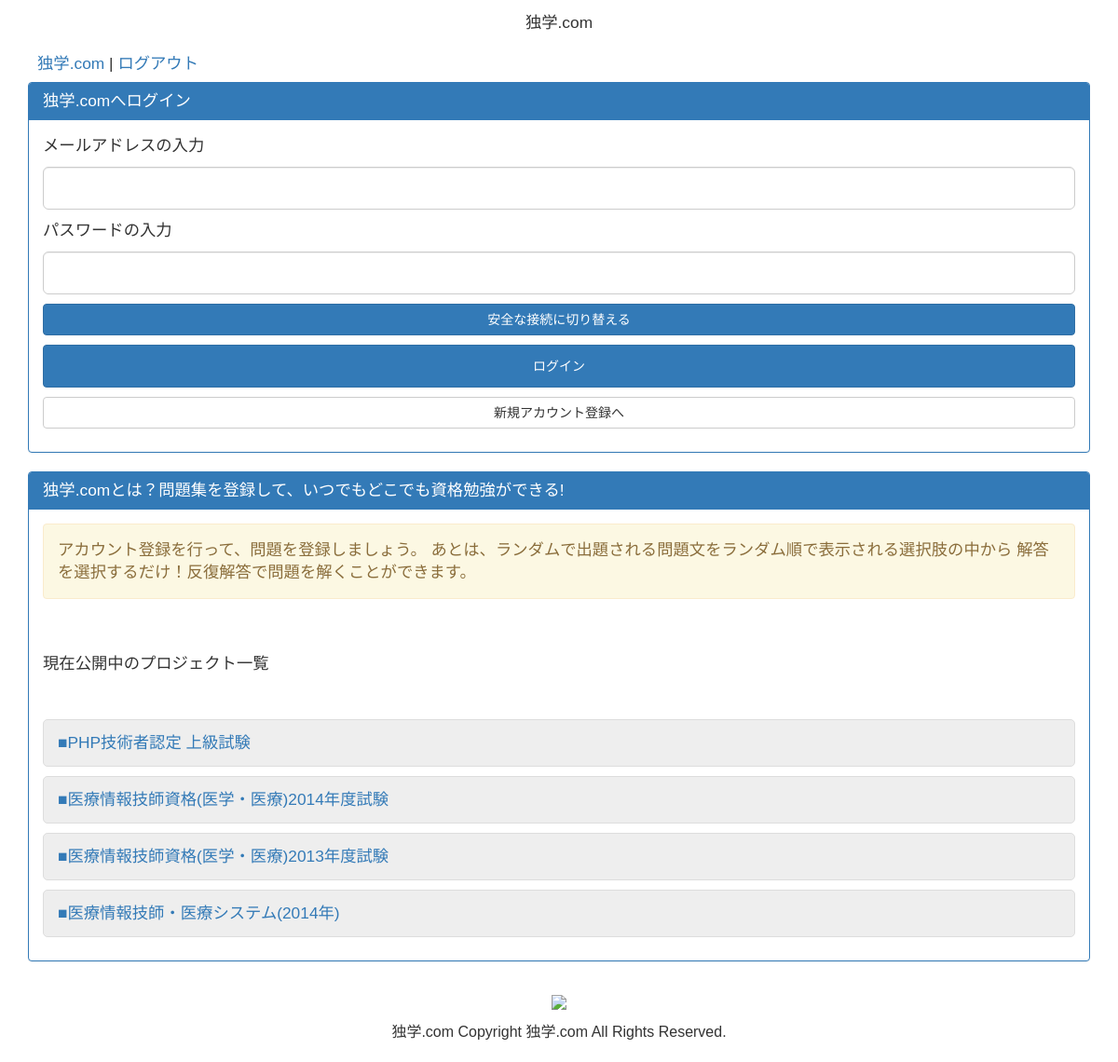
The page / on the database its author committed.
### tables this page shows
CREATE TABLE `project_table` (
  `project_id` bigint(20) unsigned NOT NULL AUTO_INCREMENT,
  `project_name` varchar(255) NOT NULL,
  `project_public_flag` int(11) NOT NULL DEFAULT '0' COMMENT 'projectの一般公開フラグ',
  `user_id` int(11) unsigned NOT NULL,
  `create_time` timestamp NOT NULL DEFAULT CURRENT_TIMESTAMP,
  `update_time` timestamp NOT NULL DEFAULT '0000-00-00 00:00:00',
  `delete_flag` int(11) unsigned NOT NULL DEFAULT '0' COMMENT 'projectの削除フラグ \r\n0 => 生存中\r\n1 => 削除中',
  PRIMARY KEY (`project_id`)
);

### application/controllers/Top.php (called while the page is built, shortened)
<?php
class Top extends CI_Controller {
    public function __construct()
    {
        $this->load->database();
        $this->load->library("session");
        $this->load->model('Project');
        $this->load->helper("url");
        $this->data = [];
        $this->data["mainHeader"] = "独学.com";
        $this->data["title"] = "独学.com";
        $this->data["footer"] = "独学.com Copyright 独学.com All Rights Reserved.";
        $this->data["https"] = $this->input->server("HTTPS");
    }
    public function index()
    {
        try{
            $publicFlag = 0;
            $res = $this->Project->getOpenProjectList($publicFlag);
            $this->data["projectList"] = $res;
            $this->data["dummyToken"] = "";
            $this->load->view("common/header", $this->data);
            $this->load->view("top/index", $this->data);
            $this->load->view("common/footer", $this->data);
        }catch(Exception $e){
            $this->data["errorMessage"] = $e->getMessage();
            $this->load->view("common/header", $this->data);
            $this->load->view("error/index", $this->data);
            $this->load->view("common/footer", $this->data);
        }
    }
}

### index.php (called while the page is built, shortened)
<?php
require_once BASEPATH.'core/CodeIgniter.php';

### application/models/Project.php (called while the page is built, shortened)
<?php
class Project extends CI_Model {
    public function getOpenProjectList($publicFlag = null)
    {
        $deleteFlag = 0;
        $publicFlag = 1;
        if(is_int($publicFlag) === true){
            $this->db->where("project_public_flag", $publicFlag);
            $this->db->where("delete_flag", $deleteFlag);
            $res = $this->db->get("project_table");
            $res = $res -> result();
            return $res;
        }else{
            return array();
        }
    }
}

### application/views/top/index.php (the view, shortened to what this page needs)
<div class="panel panel-primary">
    <div class="panel-heading">
        <h3 class="resetClass">独学.comへログイン</h3>
    </div>
    <div class="panel-body">
        <div id="loginForm">
            <form action="/auth/login" method="post" name="loginForm">
                <p>メールアドレスの入力</p>
                <p><input type="text" class="form-control input-lg btn-group-justified" name="userMail" /></p>
                <p>パスワードの入力</p>
                <p><input type="password" class="form-control input-lg btn-group-justified" name="userPass"/></p>
                <?php if($https !== "on"){ ?>
                <p><a href="https://docgack.com/" class="btn btn-primary btn-group-justified">安全な接続に切り替える</a></p>
                <?php } ?>
                <p><input type="submit" name="submitButton" class="btn btn-primary btn-group-justified input-lg" value="ログイン" /></p>
            </form>
            <p><a href="/auth/newRegister" class="btn btn-default btn-group-justified">新規アカウント登録へ</a></p>
        </div>
    </div>
</div>
<div class="panel panel-primary">
    <div class="panel-heading">
        <h3 class="resetClass">独学.comとは？問題集を登録して、いつでもどこでも資格勉強ができる!</h3>
    </div>
    <div class="panel-body">
        <div class="panel-body alert alert-warning alert-dismissible">
            <p class="resetClass">アカウント登録を行って、問題を登録しましょう。
            あとは、ランダムで出題される問題文をランダム順で表示される選択肢の中から
            解答を選択するだけ！反復解答で問題を解くことができます。</p>
        </div>
    </div>
    <div class="panel-body">
        <h4>現在公開中のプロジェクト一覧</h4>
    </div>
    <div class="panel-body">
        <?php
        foreach($projectList as $key =>$value){
        ?>
        <h5><a class="toBlock" href="/open/index/<?php print($value->project_id); ?>" >■<?php print(htmlspecialchars($value -> project_name,ENT_QUOTES)); ?></a></h5>
        <?php } ?>
    </div>
</div>

### css/main.css (style rules this page uses)
* { margin: 0; padding: 0; }
*, h1, h2, h3, h4, h5, body, div, pre, p { font-size: 13pt; font-weight: normal; font-family: "Lucida Grande","Hiragino Kaku Gothic ProN","ヒラギノ角ゴ ProN",Meiryo,メイリオ,sans-serif; resize: vertical; }
body { width: 100%; height: auto; }
.resetClass { border: 0; padding: 0; margin: 0; background-color: transparent; cursor: cursor; }
.toBlock { display: block; width: 100%; height: auto; padding: 15px; margin: 5px auto 5px auto; border: 1px solid #DDDDDD; border-radius: 5px; background-color: #EEEEEE; }

### rows shown on the page
project_table: project_name "PHP技術者認定 上級試験"
project_table: project_name "医療情報技師資格(医学・医療)2014年度試験"
project_table: project_name "医療情報技師資格(医学・医療)2013年度試験"
project_table: project_name "医療情報技師・医療システム(2014年)"

### other values the page prints
$mainHeader "独学.com"
$footer "独学.com Copyright 独学.com All Rights Reserved."
